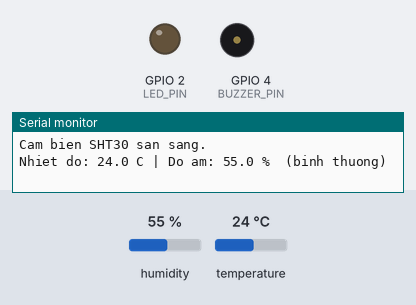
Bench run of a sketch on a simulated ESP32. Shown: output pins drawn as LEDs (lit = HIGH), buzzer (waves = sounding, pin HIGH), the last lines printed to the serial monitor. Inputs (shaded band) come from the test bench; at power-on: humidity 55 %, temperature 24 °C.

Above: at 2.2 s.
2.3 s: humidity set to 78 %
5.0 s: humidity set to 82 %
At 6.4 s:
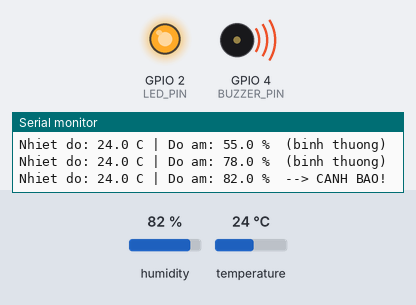
7.7 s: humidity set to 22 %
At 10.1 s:
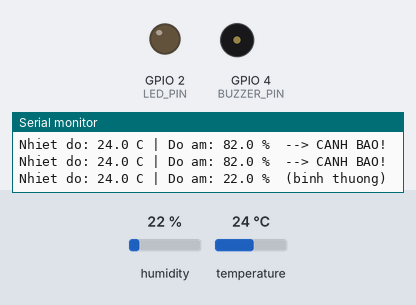
10.7 s: humidity set to 88 %
At 11.9 s:
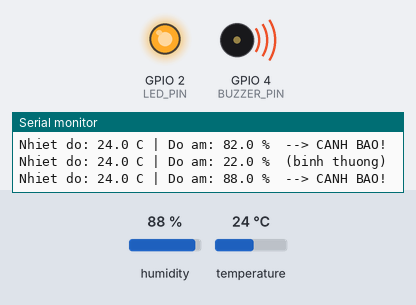
Timing chart, 0 to 13.7 s (numbered marks = the images above; inputs shaded):
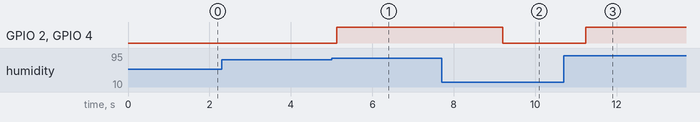

The sketch:

milestone1_single_sht30.ino
```cpp
/*
  Bai tap lon - He thong Vien thong
  Node do nhiet do & do am voi xu ly tai bien (Edge Computing) - Milestone 1

  Phan cung:
    - ESP32 DevKit
    - Cam bien SHT30 (I2C, dia chi 0x44): SDA = GPIO21, SCL = GPIO22
    - LED canh bao GPIO2 (qua tro 220 ohm), coi buzzer GPIO4

  Chuc nang:
    - Doc nhiet do / do am tu SHT30 qua I2C
    - So sanh voi nguong ngay tren ESP32 (xu ly tai bien)
    - Vuot nguong -> bat LED + coi
    - In du lieu ra Serial Monitor (115200 baud)

  Thu vien: Adafruit SHT31 Library (dung duoc cho SHT30)
  Milestone tiep theo: WiFi + MQTT, painlessMesh, Edge AI (Edge Impulse)
*/

#include <Wire.h>
#include "Adafruit_SHT31.h"

// ---------- Cau hinh chan ----------
#define LED_PIN     2
#define BUZZER_PIN  4

// ---------- Nguong canh bao ----------
const float TEMP_THRESHOLD = 40.0;   // °C
const float HUMI_THRESHOLD = 80.0;   // % RH

Adafruit_SHT31 sht30 = Adafruit_SHT31();

void setup() {
  Serial.begin(115200);
  delay(1000);

  pinMode(LED_PIN, OUTPUT);
  pinMode(BUZZER_PIN, OUTPUT);
  digitalWrite(LED_PIN, LOW);
  digitalWrite(BUZZER_PIN, LOW);

  if (!sht30.begin(0x44)) {
    Serial.println("Khong tim thay cam bien SHT30! Kiem tra lai day noi.");
    while (1) delay(10);
  }
  Serial.println("Cam bien SHT30 san sang.");
}

void loop() {
  float temp = sht30.readTemperature();
  float humi = sht30.readHumidity();

  if (isnan(temp) || isnan(humi)) {
    Serial.println("Loi doc cam bien!");
    delay(2000);
    return;
  }

  Serial.print("Nhiet do: ");
  Serial.print(temp, 1);
  Serial.print(" C | Do am: ");
  Serial.print(humi, 1);
  Serial.print(" %");

  // Xu ly tai bien: so nguong ngay tren ESP32
  bool alert = (temp > TEMP_THRESHOLD) || (humi > HUMI_THRESHOLD);

  if (alert) {
    digitalWrite(LED_PIN, HIGH);
    digitalWrite(BUZZER_PIN, HIGH);
    Serial.println("  --> CANH BAO!");
  } else {
    digitalWrite(LED_PIN, LOW);
    digitalWrite(BUZZER_PIN, LOW);
    Serial.println("  (binh thuong)");
  }

  delay(2000);
}
```

Measured:
- the behaviour switches between 80 and 81 % on humidity (found by bisection; images 0 and 1)
- after the input at 5.0 s, GPIO 2 (LED_PIN), GPIO 4 (BUZZER_PIN): LOW → HIGH after 0.12 s
- after the input at 7.7 s, GPIO 2 (LED_PIN), GPIO 4 (BUZZER_PIN): HIGH → LOW after 1.5 s
- after the input at 10.7 s, GPIO 2 (LED_PIN), GPIO 4 (BUZZER_PIN): LOW → HIGH after 0.54 s
